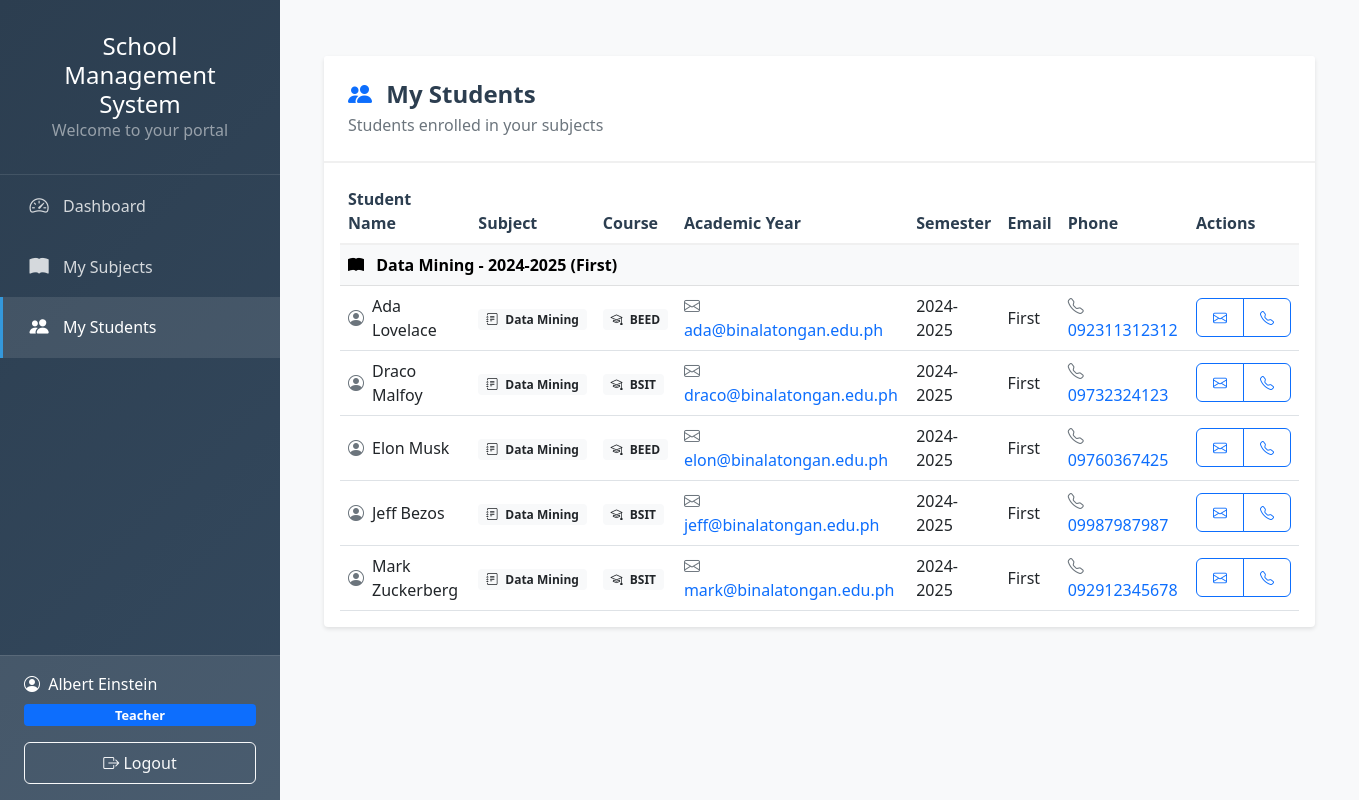
Page /my_students.php (signed in) on the committed database.
### tables this page shows
CREATE TABLE `students` (
  `id` int(6) NOT NULL,
  `name` varchar(191) NOT NULL,
  `email` varchar(191) NOT NULL,
  `phone` varchar(191) NOT NULL,
  `course` varchar(191) NOT NULL
);

### my_students.php (the view, shortened to what this page needs)
<?php
require 'dbcon.php';
if (isset($_SESSION['id']) && isset($_SESSION['user_name']) && $_SESSION['role'] === 'teacher') {
    include('header.php');
    $teacher_id = $_SESSION['ref_id'];
?>
    <div class="container py-4">
        <div class="row">
            <div class="col-md-12">
                <div class="card">
                    <div class="card-header d-flex justify-content-between align-items-center">
                        <div>
                            <h4 class="mb-0">
                                <i class="bi bi-people-fill text-primary me-2"></i>
                                My Students
                            </h4>
                            <p class="text-muted mb-0 mt-1">Students enrolled in your subjects</p>
                        </div>
                    </div>
                    <div class="card-body">
                        <div class="table-responsive">
                            <table class="table table-hover">
                                <thead>
                                    <tr>
                                        <th>Student Name</th>
                                        <th>Subject</th>
                                        <th>Course</th>
                                        <th>Academic Year</th>
                                        <th>Semester</th>
                                        <th>Email</th>
                                        <th>Phone</th>
                                        <th>Actions</th>
                                    </tr>
                                </thead>
                                <tbody>
                                    <?php
                                    $students_query = "SELECT DISTINCT s.*, c.subject_id, sub.subject_name, sch.academic_year, sch.semester
                                                     FROM students s
                                                     INNER JOIN class c ON s.id = c.student_id
                                                     INNER JOIN subjects sub ON c.subject_id = sub.subject_id
                                                     INNER JOIN schedules sch ON sub.subject_id = sch.subject_id
                                                     WHERE sch.teacher_id = $teacher_id
                                                     ORDER BY sch.academic_year DESC, sch.semester DESC, sub.subject_name, s.name";
                                    $students_result = mysqli_query($con, $students_query);
                                    if(mysqli_num_rows($students_result) > 0) {
                                        $current_subject = '';
                                        while($student = mysqli_fetch_assoc($students_result)) {
                                            if ($current_subject != $student['subject_name']) {
                                                $current_subject = $student['subject_name'];
                                                ?>
                                                <tr class="table-light">
                                                    <td colspan="8" class="fw-bold">
                                                        <i class="bi bi-book-fill me-2"></i>
                                                        <?= htmlspecialchars($student['subject_name']) ?> -
                                                        <?= htmlspecialchars($student['academic_year']) ?>
                                                        (<?= htmlspecialchars($student['semester']) ?>)
                                                    </td>
                                                </tr>
                                                <?php
                                            }
                                            ?>
                                            <tr>
                                                <td>
                                                    <div class="d-flex align-items-center">
                                                        <i class="bi bi-person-circle text-secondary me-2"></i>
                                                        <?= htmlspecialchars($student['name']) ?>
                                                    </div>
                                                </td>
                                                <td>
                                                    <span class="badge bg-light text-dark">
                                                        <i class="bi bi-journal-text me-1"></i>
                                                        <?= htmlspecialchars($student['subject_name']) ?>
                                                    </span>
                                                </td>
                                                <td>
                                                    <span class="badge bg-light text-dark">
                                                        <i class="bi bi-mortarboard me-1"></i>
                                                        <?= htmlspecialchars($student['course']) ?>
                                                    </span>
                                                </td>
                                                <td>
                                                    <a href="mailto:<?= htmlspecialchars($student['email']) ?>"
                                                       class="text-decoration-none">
                                                        <i class="bi bi-envelope text-muted me-1"></i>
                                                        <?= htmlspecialchars($student['email']) ?>
                                                    </a>
                                                </td>
                                                <td><?= htmlspecialchars($student['academic_year']) ?></td>
                                                <td><?= htmlspecialchars($student['semester']) ?></td>
                                                <td>
                                                    <a href="tel:<?= htmlspecialchars($student['phone']) ?>"
                                                       class="text-decoration-none">
                                                        <i class="bi bi-telephone text-muted me-1"></i>
                                                        <?= htmlspecialchars($student['phone']) ?>
                                                    </a>
                                                </td>
                                                <td>
                                                    <div class="btn-group" role="group">
                                                        <a href="mailto:<?= htmlspecialchars($student['email']) ?>"
                                                           class="btn btn-sm btn-outline-primary"
                                                           title="Send Email">
                                                            <i class="bi bi-envelope"></i>
                                                        </a>
                                                        <a href="tel:<?= htmlspecialchars($student['phone']) ?>"
                                                           class="btn btn-sm btn-outline-primary"
                                                           title="Call">
                                                            <i class="bi bi-telephone"></i>
                                                        </a>
                                                    </div>
                                                </td>
                                            </tr>
                                            <?php
                                        }
                                    }
                                    ?>
                                </tbody>
                            </table>
                        </div>
                    </div>
                </div>
            </div>
        </div>
    </div>
</body>
</html>
<?php
} else {
    header("Location: index.php");
    exit();
}
?>

### header.php (style rules this page uses)
:root { --primary-color: #2c3e50; --secondary-color: #34495e; --accent-color: #3498db; --sidebar-width: 280px; }
* { box-sizing: border-box; }
body { margin: 0; font-family: 'Segoe UI', system-ui, -apple-system, sans-serif; background-color: #f8f9fa; min-height: 100vh; }
.card { border: none; box-shadow: 0 2px 4px rgba(0,0,0,0.1); transition: transform 0.3s ease; }
.card-header { background-color: white; border-bottom: 2px solid #f0f0f0; padding: 1.5rem; }
.card-header h4 { margin: 0; font-weight: 600; color: var(--primary-color); }
.table { margin-bottom: 0; }
.table th { font-weight: 600; color: var(--primary-color); border-bottom: 2px solid #f0f0f0; }
.table td { vertical-align: middle; }
.btn { padding: 0.5rem 1rem; font-weight: 500; border-radius: 6px; }
.py-4 { padding-top: 1.5rem !important; padding-bottom: 1.5rem !important; }

### rows in the picture
students: subject_name "Data Mining", academic_year "2024-2025", semester "First", name "Ada Lovelace", course "BEED", email "ada@binalatongan.edu.ph", phone "092311312312"
students: name "Draco Malfoy", subject_name "Data Mining", course "BSIT", email "draco@binalatongan.edu.ph", academic_year "2024-2025", semester "First", phone "09732324123"
students: name "Elon Musk", subject_name "Data Mining", course "BEED", email "elon@binalatongan.edu.ph", academic_year "2024-2025", semester "First", phone "09760367425"
students: name "Jeff Bezos", subject_name "Data Mining", course "BSIT", email "jeff@binalatongan.edu.ph", academic_year "2024-2025", semester "First", phone "09987987987"
students: name "Mark Zuckerberg", subject_name "Data Mining", course "BSIT", email "mark@binalatongan.edu.ph", academic_year "2024-2025", semester "First", phone "092912345678"

### other values in the picture
$_SESSION['name'] "Albert Einstein"
